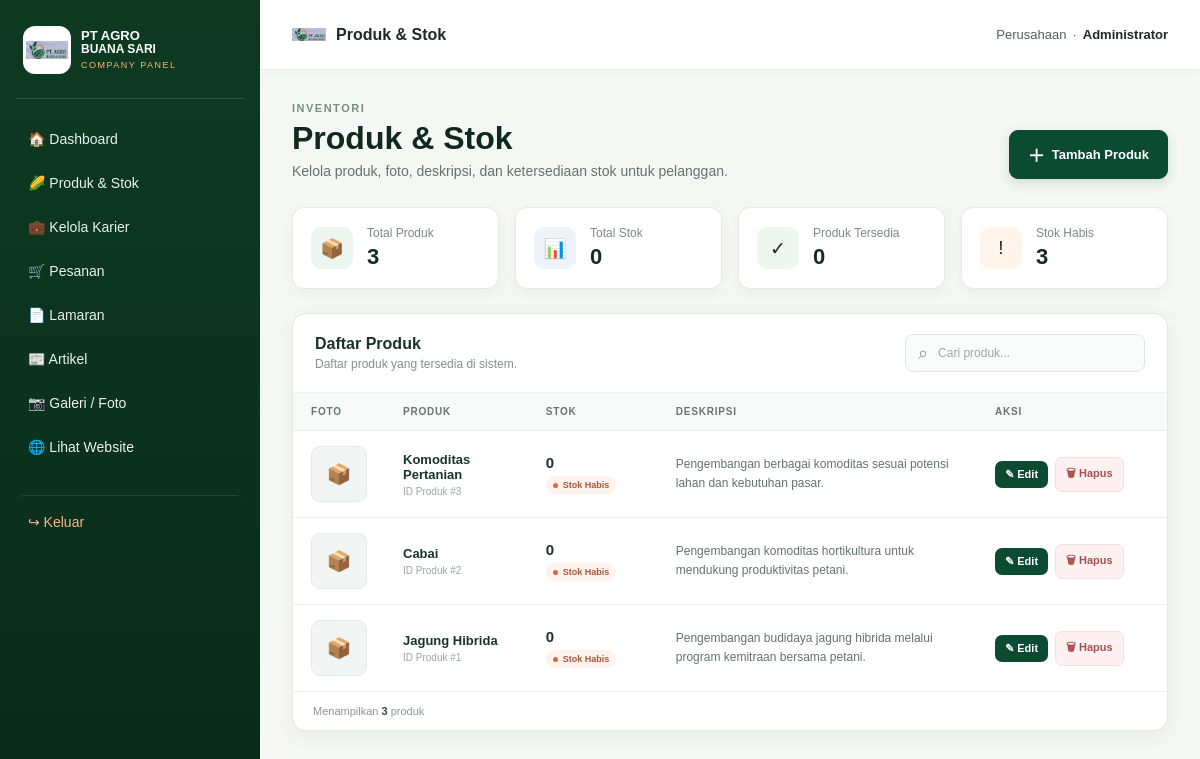
Page /admin/produk/index.php (signed in) on the committed database.
### tables this page shows
CREATE TABLE IF NOT EXISTS produk (
    id INT AUTO_INCREMENT PRIMARY KEY,
    nama_produk VARCHAR(150) NOT NULL,
    deskripsi TEXT NOT NULL,
    stok INT NOT NULL DEFAULT 0,
    foto VARCHAR(255) DEFAULT NULL,
    created_at TIMESTAMP DEFAULT CURRENT_TIMESTAMP
);

### admin/produk/index.php (the view, shortened to what this page needs)
<?php
require_once '../../config/koneksi.php';
$result = $conn->query("
    SELECT *
    FROM produk
    ORDER BY id DESC
");
$produk = [];
if ($result) {
    while ($row = $result->fetch_assoc()) {
        $produk[] = $row;
    }
}
$totalProduk = count($produk);
$totalStok   = 0;
$stokHabis   = 0;
$stokTersedia = 0;
foreach ($produk as $item) {
    $stok = (int) $item['stok'];
    $totalStok += $stok;
    if ($stok > 0) {
        $stokTersedia++;
    } else {
        $stokHabis++;
    }
}
include '../inc/header.php';
?>
<div class="produk-page">
    <div class="produk-header">
        <div>
            <div class="eyebrow-admin">
                INVENTORI
            </div>
            <h1>Produk &amp; Stok</h1>
            <p class="produk-subtitle">
                Kelola produk, foto, deskripsi, dan ketersediaan stok untuk pelanggan.
            </p>
        </div>
        <a href="tambah.php" class="produk-add-btn">
            <span>＋</span>
            Tambah Produk
        </a>
    </div>
    <div class="produk-stats">
        <div class="produk-stat-card">
            <div class="produk-stat-icon icon-product">
                📦
            </div>
            <div>
                <span>Total Produk</span>
                <strong><?= number_format($totalProduk) ?></strong>
            </div>
        </div>
        <div class="produk-stat-card">
            <div class="produk-stat-icon icon-stock">
                📊
            </div>
            <div>
                <span>Total Stok</span>
                <strong><?= number_format($totalStok) ?></strong>
            </div>
        </div>
        <div class="produk-stat-card">
            <div class="produk-stat-icon icon-available">
                ✓
            </div>
            <div>
                <span>Produk Tersedia</span>
                <strong><?= number_format($stokTersedia) ?></strong>
            </div>
        </div>
        <div class="produk-stat-card">
            <div class="produk-stat-icon icon-empty">
                !
            </div>
            <div>
                <span>Stok Habis</span>
                <strong><?= number_format($stokHabis) ?></strong>
            </div>
        </div>
    </div>
    <div class="produk-card">
        <div class="produk-card-header">
            <div>
                <h2>Daftar Produk</h2>
                <p>
                    Daftar produk yang tersedia di sistem.
                </p>
            </div>
            <div class="produk-search">
                <span>⌕</span>
                <input
                    type="text"
                    id="produkSearch"
                    placeholder="Cari produk..."
                    autocomplete="off"
                >
            </div>
        </div>
        <div class="produk-table-wrapper">
            <table class="produk-table" id="produkTable">
                <thead>
                    <tr>
                        <th width="90">FOTO</th>
                        <th>PRODUK</th>
                        <th width="130">STOK</th>
                        <th>DESKRIPSI</th>
                        <th width="190">AKSI</th>
                    </tr>
                </thead>
                <tbody>
                <?php if (empty($produk)): ?>
                    <tr>
                        <td colspan="5">
                            <div class="produk-empty">
                                <div class="produk-empty-icon">
                                    📦
                                </div>
                                <h3>Belum ada produk</h3>
                                <p>
                                    Tambahkan produk pertama untuk mulai mengelola inventori.
                                </p>
                                <a href="tambah.php" class="produk-add-btn small">
                                    ＋ Tambah Produk
                                </a>
                            </div>
                        </td>
                    </tr>
                <?php else: ?>
                    <?php foreach ($produk as $r): ?>
                        <?php
                        $stok = (int) $r['stok'];
                        if ($stok > 0) {
                            $stockClass = 'available';
                            $stockText  = 'Tersedia';
                        } else {
                            $stockClass = 'empty';
                            $stockText  = 'Stok Habis';
                        }
                        ?>
                        <tr class="produk-row">
                            <td>
                                <?php if (!empty($r['foto'])): ?>
                                    <div class="produk-image">
                                        <img
                                            src="../../uploads/produk/<?= htmlspecialchars($r['foto']) ?>"
                                            alt="<?= htmlspecialchars($r['nama_produk']) ?>"
                                            loading="lazy"
                                        >
                                    </div>
                                <?php else: ?>
                                    <div class="produk-image no-image">
                                        📦
                                    </div>
                                <?php endif; ?>
                            </td>
                            <td>
                                <div class="produk-name">
                                    <?= htmlspecialchars($r['nama_produk']) ?>
                                </div>
                                <div class="produk-id">
                                    ID Produk #<?= (int) $r['id'] ?>
                                </div>
                            </td>
                            <td>
                                <div class="stock-wrapper">
                                    <strong class="stock-number">
                                        <?= number_format($stok) ?>
                                    </strong>
                                    <span class="stock-badge <?= $stockClass ?>">
                                        <span></span>
                                        <?= $stockText ?>
                                    </span>
                                </div>
                            </td>
                            <td>
                                <div class="produk-description">
                                    <?php
                                    $deskripsi = trim($r['deskripsi'] ?? '');
                                    if ($deskripsi === '') {
                                        echo '<span class="description-empty">Tidak ada deskripsi.</span>';
                                    } else {
                                        echo htmlspecialchars(
                                            mb_strimwidth(
                                                $deskripsi,
                                                0,
                                                120,
                                                '...'
                                            )
                                        );
                                    }
                                    ?>
                                </div>
                            </td>
                            <td>
                                <div class="produk-actions">
                                    <a
                                        href="edit.php?id=<?= (int) $r['id'] ?>"
                                        class="action-edit"
                                    >
                                        ✎ Edit
                                    </a>
                                    <a
                                        href="hapus.php?id=<?= (int) $r['id'] ?>"
                                        class="action-delete"
                                        onclick="return confirm('Yakin ingin menghapus produk ini? Data produk yang dihapus tidak dapat dikembalikan.')"
                                    >
                                        🗑 Hapus
                                    </a>
                                </div>
                            </td>
                        </tr>
                    <?php endforeach; ?>
                <?php endif; ?>
                </tbody>
            </table>
        </div>
        <?php if (!empty($produk)): ?>
            <div class="produk-card-footer">
                <span>
                    Menampilkan
                    <strong id="visibleCount"><?= $totalProduk ?></strong>
                    produk
                </span>
            </div>
        <?php endif; ?>
    </div>
</div>
<?php include '../inc/footer.php'; ?>

### admin/assets/admin.css (style rules this page uses)
* { box-sizing:border-box }
body { margin:0;font-family:Arial,sans-serif;background:#f4f7f4;color:#1d2b22 }
.eyebrow-admin { font-size:11px;letter-spacing:2px;color:#e87518;font-weight:800;margin:0 0 5px }
.empty { text-align:center;padding:35px;color:#7a857e }

### rows in the picture
produk: nama_produk "Komoditas Pertanian", id "3", stok "0", stok "Stok Habis", deskripsi "Pengembangan berbagai komoditas sesuai potensi lahan dan kebutuhan pasar."
produk: nama_produk "Cabai", id "2", stok "0", stok "Stok Habis", deskripsi "Pengembangan komoditas hortikultura untuk mendukung produktivitas petani."
produk: nama_produk "Jagung Hibrida", id "1", stok "0", stok "Stok Habis", deskripsi "Pengembangan budidaya jagung hibrida melalui program kemitraan bersama petani."

### other values in the picture
$title "Produk & Stok"
$_SESSION['admin_nama'] "Administrator"
$totalProduk "3"
$totalStok "0"
$stokTersedia "0"
$stokHabis "3"
